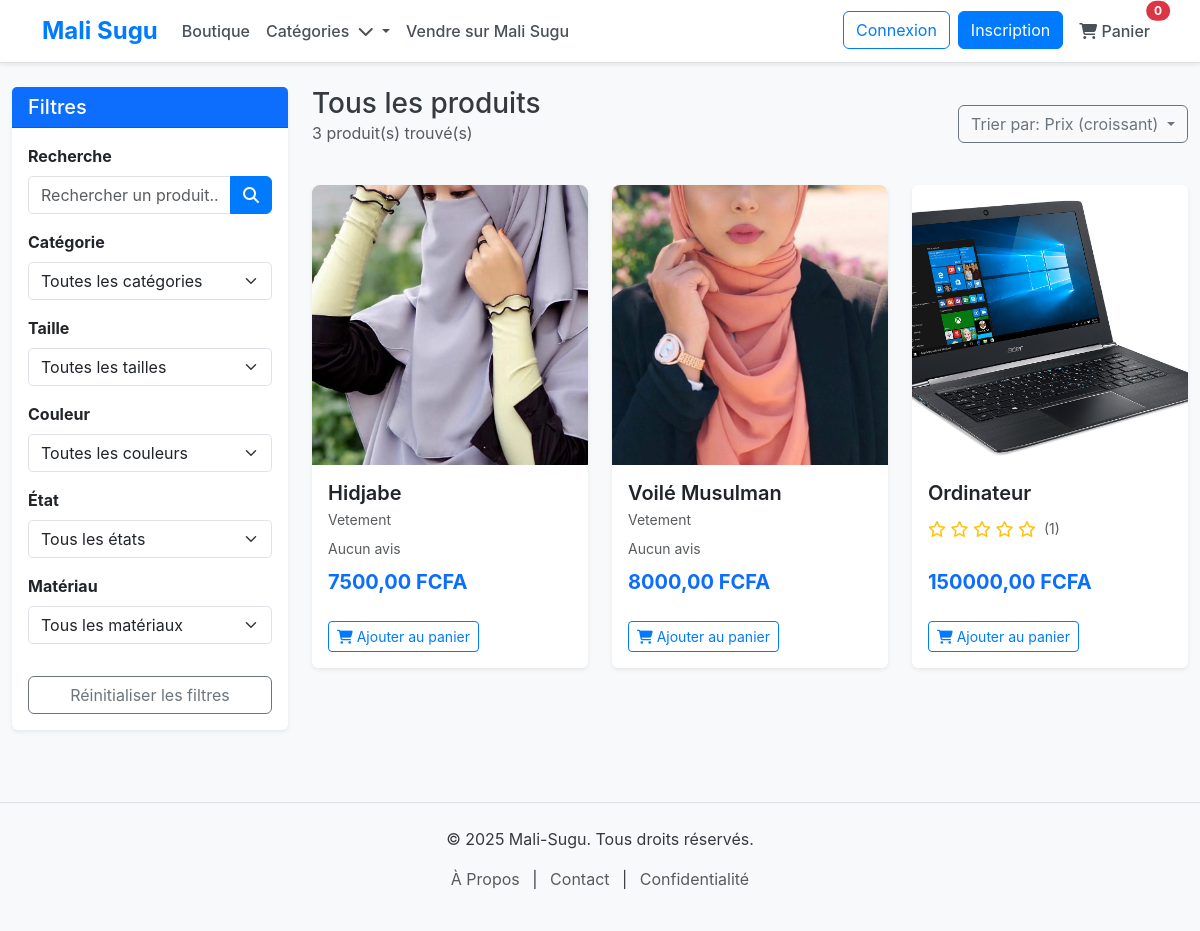
The page /products/?sort_by=price on the database its author committed.
### products/models.py (models this page shows, shortened)
class Product(models.Model):
    CONDITION_CHOICES = [
        ('new', 'Neuf avec étiquette'),
        ('likenew', 'Comme neuf (porté une ou deux fois)'),
        ('good', 'Bon état (quelques signes d\'usure)'),
        ('fair', 'État correct (usure visible)'),
        ('vintage', 'Vintage'),
    ]
    MATERIAL_CHOICES = [
        ('cotton', 'Coton'), ('polyester', 'Polyester'), ('silk', 'Soie'),
        ('wool', 'Laine'), ('denim', 'Denim'), ('leather', 'Cuir'),
        ('linen', 'Lin'), ('rayon', 'Rayonne'), ('spandex', 'Spandex'),
        ('blend', 'Mélange'), ('other', 'Autre')
    ]
    STATUS_CHOICES = [
        ('draft', 'Brouillon'),
        ('pending', 'En attente de validation'),
        ('active', 'Actif'),
        ('archived', 'Archivé'),
        ('out_of_stock', 'En rupture de stock'),
    ]
    vendor = models.ForeignKey(
        Vendor,
        on_delete=models.CASCADE,
        related_name='products',
        verbose_name="Vendeur"
    )
    category = models.ForeignKey(
        Category,
        on_delete=models.SET_NULL,
        null=True,
        blank=True,
        related_name='products',
        verbose_name="Catégorie"
    )
    name = models.CharField(max_length=255, verbose_name="Nom du produit")
    slug = models.SlugField(max_length=200, unique=True, blank=True, verbose_name="Slug", help_text="Un identifiant unique pour l'URL du produit")
    description = models.TextField(verbose_name="Description détaillée du produit")
    price = models.DecimalField(max_digits=10, decimal_places=2, verbose_name="Prix de base")
    material = models.CharField(max_length=50, choices=MATERIAL_CHOICES, blank=True, verbose_name="Matière principale")
    condition = models.CharField(max_length=10, choices=CONDITION_CHOICES, default='new', verbose_name="État du produit")
    status = models.CharField(max_length=15, choices=STATUS_CHOICES, default='draft', verbose_name="Statut du produit")
    created_at = models.DateTimeField(auto_now_add=True)
    updated_at = models.DateTimeField(auto_now=True)
    class Meta:
        verbose_name = "Produit"
        verbose_name_plural = "Produits"
        ordering = ['-created_at']
    def average_rating(self):
        from reviews.models import Review
        return self.reviews.filter(is_approved=True).aggregate(Avg('rating'))['rating__avg'] or 0.0
    def total_reviews(self):
        from reviews.models import Review
        return self.reviews.filter(is_approved=True).count()

class ProductImage(models.Model):
    product = models.ForeignKey(Product, on_delete=models.CASCADE, related_name='images', verbose_name="Produit")
    image = models.ImageField(upload_to='product_images/', verbose_name="Fichier image")
    is_main = models.BooleanField(default=False, verbose_name="Image principale")
    order = models.IntegerField(default=0, verbose_name="Ordre d'affichage")
    class Meta:
        verbose_name = "Image de Produit"
        verbose_name_plural = "Images de Produits"
        ordering = ['order', '-is_main']

class Category(models.Model):
    name = models.CharField(max_length=100, unique=True, verbose_name="Nom de la catégorie")
    slug = models.SlugField(max_length=100, unique=True, blank=True, verbose_name="Slug", help_text="Un identifiant unique pour l'URL de la catégorie (ex: robes-ete)")
    description = models.TextField(blank=True, verbose_name="Description de la catégorie")
    image = models.ImageField(upload_to='categories/', blank=True, null=True, verbose_name="Image")
    parent = models.ForeignKey(
        'self',
        on_delete=models.CASCADE,
        null=True,
        blank=True,
        related_name='children',
        verbose_name="Catégorie parente"
    )
    class Meta:
        verbose_name = "Catégorie"
        verbose_name_plural = "Catégories"
        ordering = ['name']

### products/views.py (the view)
# urls.py: path('', views.ProductListView.as_view(), name='product_list'),
class ProductListView(ListView):
    model = Product
    template_name = 'products/product_list.html'
    context_object_name = 'products'
    paginate_by = 12
    def get_queryset(self):
        queryset = super().get_queryset().filter(status='active').select_related('vendor', 'category')
        category_slug = self.kwargs.get('category_slug') or self.request.GET.get('category_slug')
        if category_slug:
            category = get_object_or_404(Category, slug=category_slug)
            queryset = queryset.filter(Q(category=category) | Q(category__parent=category))
        query = self.request.GET.get('q')
        if query:
            queryset = queryset.filter(Q(name__icontains=query) | Q(description__icontains=query))
        vendor_slug = self.request.GET.get('vendor')
        if vendor_slug:
            queryset = queryset.filter(vendor__slug=vendor_slug)
        size = self.request.GET.get('size')
        if size:
            queryset = queryset.filter(variants__size__iexact=size).distinct()
        color = self.request.GET.get('color')
        if color:
            queryset = queryset.filter(variants__color__iexact=color).distinct()
        condition = self.request.GET.get('condition')
        if condition:
            queryset = queryset.filter(condition=condition)
        material = self.request.GET.get('material')
        if material:
            queryset = queryset.filter(material=material)
        valid_sort_fields = ['price', '-price', 'name', '-name', '-created_at', 'created_at']
        sort_by = self.request.GET.get('sort_by', '-created_at')
        if sort_by not in valid_sort_fields:
            sort_by = '-created_at'
        queryset = queryset.order_by(sort_by)
        queryset = queryset.prefetch_related('images', 'variants')
        return queryset
    def get_context_data(self, **kwargs):
        context = super().get_context_data(**kwargs)
        context['categories'] = Category.objects.filter(parent__isnull=True).order_by('name')
        context['all_colors'] = ProductVariant.objects.filter(
            product__status='active'
        ).values_list('color', flat=True).distinct().order_by('color')
        context['all_sizes'] = ProductVariant.objects.values_list('size', flat=True).distinct().order_by('size')
        context['conditions'] = Product.CONDITION_CHOICES
        context['materials'] = Product.MATERIAL_CHOICES
        request_get = self.request.GET
        context['current_query'] = request_get.get('q', '')
        context['current_sort_by'] = request_get.get('sort_by', '-created_at')
        context['current_size'] = request_get.get('size', '')
        context['current_color'] = request_get.get('color', '')
        context['current_condition'] = request_get.get('condition', '')
        context['current_material'] = request_get.get('material', '')
        context['current_vendor_slug'] = request_get.get('vendor', '')
        category_slug = self.kwargs.get('category_slug') or request_get.get('category_slug')
        context['current_category'] = get_object_or_404(Category, slug=category_slug) if category_slug else None
        return context

### products/templates/products/product_list.html (shortened to what this page needs)
{% extends 'accounts/base.html' %}
{% load static %}
{% block content %}
<div class="container-fluid mt-4">
    <div class="row">
        <aside class="col-lg-3 col-md-4 mb-4">
            <div class="card shadow-sm border-0 sticky-top" style="top: 20px;">
                <div class="card-header bg-primary text-white">
                    <h5 class="mb-0">Filtres</h5>
                </div>
                <div class="card-body">
                    <form method="get" action="{% url 'products:product_list' %}">
                        <div class="mb-3">
                            <label for="q" class="form-label fw-bold">Recherche</label>
                            <div class="input-group">
                                <input type="text" class="form-control" id="q" name="q" placeholder="Rechercher un produit..." value="{{ current_query }}">
                                <button type="submit" class="btn btn-primary"><i class="fas fa-search"></i></button>
                            </div>
                        </div>
                        <div class="mb-3">
                            <label for="category" class="form-label fw-bold">Catégorie</label>
                            <select class="form-select" id="category" name="category_slug" onchange="this.form.submit()">
                                <option value="">Toutes les catégories</option>
                            </select>
                        </div>
                        <div class="mb-3">
                            <label for="size" class="form-label fw-bold">Taille</label>
                            <select class="form-select" id="size" name="size" onchange="this.form.submit()">
                                <option value="">Toutes les tailles</option>
                            </select>
                        </div>
                        <div class="mb-3">
                            <label for="color" class="form-label fw-bold">Couleur</label>
                            <select class="form-select" id="color" name="color" onchange="this.form.submit()">
                                <option value="">Toutes les couleurs</option>
                            </select>
                        </div>
                        <div class="mb-3">
                            <label for="condition" class="form-label fw-bold">État</label>
                            <select class="form-select" id="condition" name="condition" onchange="this.form.submit()">
                                <option value="">Tous les états</option>
                            </select>
                        </div>
                        <div class="mb-3">
                            <label for="material" class="form-label fw-bold">Matériau</label>
                            <select class="form-select" id="material" name="material" onchange="this.form.submit()">
                                <option value="">Tous les matériaux</option>
                            </select>
                        </div>
                        <div class="d-grid gap-2">
                             <a href="{% url 'products:product_list' %}" class="btn btn-outline-secondary mt-3">Réinitialiser les filtres</a>
                        </div>
                    </form>
                </div>
            </div>
        </aside>
        <div class="col-lg-9 col-md-8">
            <div class="d-flex justify-content-between align-items-center mb-4">
                <div>
                    {% if current_category %}
                        <h1 class="h3 mb-0">Catégorie : {{ current_category.name }}</h1>
                    {% elif current_query %}
                        <h1 class="h3 mb-0">Résultats pour "{{ current_query }}"</h1>
                    {% else %}
                        <h1 class="h3 mb-0">Tous les produits</h1>
                    {% endif %}
                    <p class="text-muted">{{ products.count }} produit(s) trouvé(s)</p>
                </div>
                <div class="dropdown">
                    <a class="btn btn-outline-secondary dropdown-toggle" href="#" role="button" id="dropdownSorting" data-bs-toggle="dropdown" aria-expanded="false">
                        Trier par:
                        {% if current_sort_by == 'price' %}Prix (croissant)
                        {% elif current_sort_by == '-price' %}Prix (décroissant)
                        {% elif current_sort_by == 'name' %}Nom (A-Z)
                        {% elif current_sort_by == '-name' %}Nom (Z-A)
                        {% elif current_sort_by == 'created_at' %}Plus ancien
                        {% else %}Plus récent{% endif %}
                    </a>
                </div>
            </div>
            {% if products %}
                <div class="row row-cols-1 row-cols-md-2 row-cols-lg-3 g-4">
                    {% for product in products %}
                    <div class="col">
                        <div class="card h-100 shadow-sm border-0 product-card">
                            <a href="{% url 'products:product_detail' slug=product.slug %}">
                                {% if product.images.first %}
                                    <img src="{{ product.images.first.image.url }}" class="card-img-top product-img" alt="{{ product.name }}" style="height: 280px; object-fit: cover;">
                                {% else %}
                                    <img src="{% static 'img/default-product.png' %}" class="card-img-top product-img" alt="Image par défaut" style="height: 280px; object-fit: cover;">
                                {% endif %}
                            </a>
                            <div class="card-body d-flex flex-column">
                                <h5 class="card-title text-truncate mb-1"><a href="{% url 'products:product_detail' slug=product.slug %}" class="text-decoration-none text-dark">{{ product.name }}</a></h5>
                                <p class="card-text text-muted small mb-2">{{ product.category.name }}</p>
                                <div class="d-flex align-items-center mb-2">
                                    {% if product.average_rating %}
                                        <div class="rating-stars me-2">
                                            {% for i in "12345"|make_list %}
                                                {% if i|add:0 <= product.average_rating|floatformat:0 %}
                                                    <i class="fas fa-star text-warning"></i>
                                                {% else %}
                                                    <i class="far fa-star text-warning"></i>
                                                {% endif %}
                                            {% endfor %}
                                        </div>
                                        <span class="text-muted small">({{ product.total_reviews }})</span>
                                    {% else %}
                                        <span class="text-muted small">Aucun avis</span>
                                    {% endif %}
                                </div>
                                <p class="card-text fw-bold text-primary fs-5 mt-auto">{{ product.price|floatformat:2 }} FCFA</p>
                                <div class="d-grid gap-2">
                                    {% if product.variants.first %}
                                        <form action="{% url 'cart:add_to_cart' product.variants.first.id %}" method="post">
                                            <button type="submit" class="btn btn-outline-primary btn-sm mt-2"><i class="fas fa-shopping-cart"></i> Ajouter au panier</button>
                                        </form>
                                    {% else %}
                                        <button class="btn btn-outline-secondary btn-sm mt-2" disabled>Indisponible</button>
                                    {% endif %}
                                </div>
                            </div>
                        </div>
                    </div>
                    {% endfor %}
                </div>
            {% endif %}
        </div>
    </div>
</div>
{% endblock %}

### rows shown on the page
Product: images.first.image (picture), name "Hidjabe", category.name "Vetement", shows "Aucun avis", price "7500,00", shows "Ajouter au panier"
Product: images.first.image (picture), name "Voilé Musulman", category.name "Vetement", shows "Aucun avis", price "8000,00", shows "Ajouter au panier"
Product: images.first.image (picture), name "Ordinateur", total_reviews "1", price "150000,00", shows "Ajouter au panier"

### other values the page prints
{{ products.count }} "3"
